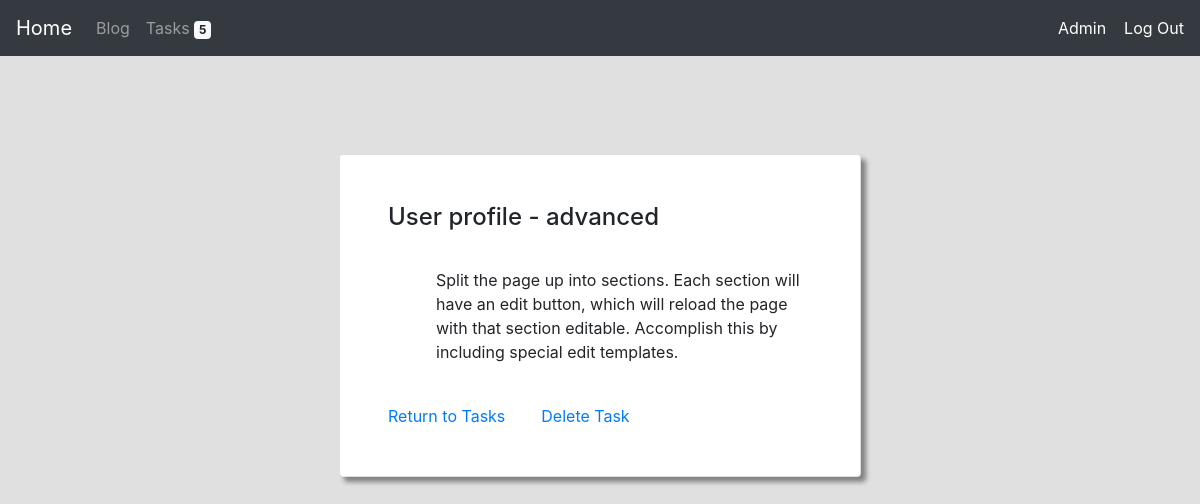
The app's page /tasks/11 (signed in) with its own data.
### tasks/models.py (models this page shows, shortened)
class Task(models.Model):
    user = models.ForeignKey(User, on_delete=models.CASCADE)
    name = models.CharField(max_length=128)
    entry = models.CharField(max_length=500)

### tasks/views.py (the view)
# urls.py: path("<int:task_id>", views.view_task, name="task"),
@login_required
def view_task(request, task_id):
    try:
        task = Task.objects.get(pk=int(task_id))
        if not task.user == request.user:
            raise ObjectDoesNotExist
        else:
            return render(request, "tasks/task.html", {
                "task": task,
                "tasks_due": len(Task.objects.filter(user=request.user).all()),
            })
    except ObjectDoesNotExist:
        return HttpResponseRedirect(reverse("main:not_found"))

### tasks/templates/tasks/task.html (shortened to what this page needs)
{% extends 'main/layout.html' %}
{% block body %}
<div class="col-9 mx-auto pt-5 mt-2 w-100 align-self-center">
    <div class="card p-5 my-auto" style="width: 60%; margin: auto; box-shadow: 5px 5px 5px Gray;">
        <h4 class="card-title">{{ task.name }}</h4><br>
        <p class="card-text pl-5">{{ task.entry }}</p><br>
        <div style="display: inline;">
            <a href="{% url 'tasks:index' %}">Return to Tasks</a>&nbsp;&nbsp;&nbsp;&nbsp;&nbsp;&nbsp;&nbsp;
            <a href="{% url 'tasks:delete' task.id %}">Delete Task</a>
        </div>
    </div>
</div>
{% endblock %}

### records on screen
Task: name "User profile - advanced", entry "Split the page up into sections. Each section will have an edit button, which will reload the page with that section editable. Accomplish this by including special edit templates."

### other values on screen
{{ tasks_due }} "5"
